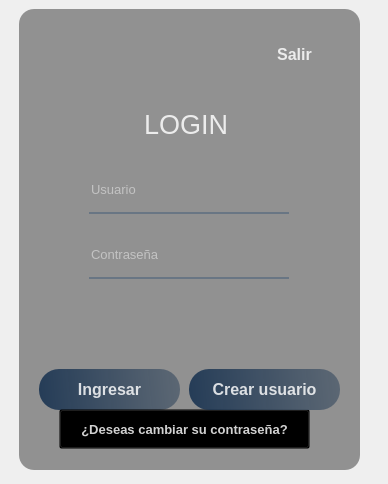
<?xml version="1.0" encoding="UTF-8"?>
<ui version="4.0">
 <class>MainWindow</class>
 <widget class="QMainWindow" name="MainWindow">
  <property name="geometry">
   <rect>
    <x>0</x>
    <y>0</y>
    <width>388</width>
    <height>484</height>
   </rect>
  </property>
  <property name="windowTitle">
   <string>MainWindow</string>
  </property>
  <widget class="QWidget" name="centralwidget">
   <layout class="QHBoxLayout" name="horizontalLayout">
    <item>
     <widget class="QWidget" name="widget" native="true">
      <property name="minimumSize">
       <size>
        <width>370</width>
        <height>0</height>
       </size>
      </property>
      <widget class="QLabel" name="label_2">
       <property name="geometry">
        <rect>
         <x>10</x>
         <y>0</y>
         <width>341</width>
         <height>461</height>
        </rect>
       </property>
       <property name="font">
        <font>
         <weight>75</weight>
         <italic>false</italic>
         <bold>true</bold>
        </font>
       </property>
       <property name="styleSheet">
        <string notr="true">background-color:rgba(0,0,0,100);
border-radius:15px;</string>
       </property>
       <property name="text">
        <string/>
       </property>
       <property name="wordWrap">
        <bool>false</bool>
       </property>
      </widget>
      <widget class="QLabel" name="label_3">
       <property name="geometry">
        <rect>
         <x>135</x>
         <y>95</y>
         <width>90</width>
         <height>40</height>
        </rect>
       </property>
       <property name="font">
        <font>
         <pointsize>20</pointsize>
        </font>
       </property>
       <property name="styleSheet">
        <string notr="true">color:rgba(255,255,255,210);</string>
       </property>
       <property name="text">
        <string>LOGIN</string>
       </property>
      </widget>
      <widget class="QLineEdit" name="user">
       <property name="geometry">
        <rect>
         <x>80</x>
         <y>165</y>
         <width>200</width>
         <height>40</height>
        </rect>
       </property>
       <property name="font">
        <font>
         <pointsize>10</pointsize>
        </font>
       </property>
       <property name="styleSheet">
        <string notr="true">background-color:rgba(0,0,0,0); 
border:none;
border-bottom:2px solid rgba(105,118,132,255);
color:rgba(255,255,255,230);
padding-bottom:7px;</string>
       </property>
       <property name="placeholderText">
        <string>Usuario</string>
       </property>
      </widget>
      <widget class="QLineEdit" name="password">
       <property name="geometry">
        <rect>
         <x>80</x>
         <y>230</y>
         <width>200</width>
         <height>40</height>
        </rect>
       </property>
       <property name="font">
        <font>
         <pointsize>10</pointsize>
        </font>
       </property>
       <property name="styleSheet">
        <string notr="true">background-color:rgba(0,0,0,0); 
border:none;
border-bottom:2px solid rgba(105,118,132,255);
color:rgba(255,255,255,230);
padding-bottom:7px;</string>
       </property>
       <property name="echoMode">
        <enum>QLineEdit::Password</enum>
       </property>
       <property name="placeholderText">
        <string>Contraseña</string>
       </property>
      </widget>
      <widget class="QPushButton" name="loginboton">
       <property name="geometry">
        <rect>
         <x>30</x>
         <y>360</y>
         <width>141</width>
         <height>41</height>
        </rect>
       </property>
       <property name="font">
        <font>
         <pointsize>12</pointsize>
         <weight>75</weight>
         <bold>true</bold>
        </font>
       </property>
       <property name="styleSheet">
        <string notr="true">QPushButton{
color:rgba(255,255,255,210);

border-radius:20px;
background-color: qlineargradient(spread:pad, x1:0, y1:0.505682 , x2:1 , y2:0.477,stop:0 rgba(20,47,78,219), stop:1 rgba(85,98,112,226));
}
QPushButton:hover{

color:rgba(255,255,255,210);

background-color: qlineargradient(spread:pad, x1:0, y1:0.505682 , x2:1 , y2:0.477,stop:0 rgba(128, 0, 255,219), stop:1 rgba(85,98,112,226));

}

</string>
       </property>
       <property name="text">
        <string>Ingresar</string>
       </property>
       <property name="icon">
        <iconset>
         <normaloff>ingresar.png</normaloff>ingresar.png</iconset>
       </property>
       <property name="iconSize">
        <size>
         <width>19</width>
         <height>18</height>
        </size>
       </property>
      </widget>
      <widget class="QLabel" name="label">
       <property name="geometry">
        <rect>
         <x>20</x>
         <y>10</y>
         <width>321</width>
         <height>441</height>
        </rect>
       </property>
       <property name="styleSheet">
        <string notr="true">

border-radius:20px;</string>
       </property>
       <property name="text">
        <string/>
       </property>
       <property name="textFormat">
        <enum>Qt::AutoText</enum>
       </property>
       <property name="pixmap">
        <pixmap>descargar.jpeg</pixmap>
       </property>
       <property name="scaledContents">
        <bool>true</bool>
       </property>
      </widget>
      <widget class="QPushButton" name="bt_salir">
       <property name="geometry">
        <rect>
         <x>240</x>
         <y>30</y>
         <width>91</width>
         <height>31</height>
        </rect>
       </property>
       <property name="font">
        <font>
         <pointsize>12</pointsize>
         <weight>75</weight>
         <bold>true</bold>
        </font>
       </property>
       <property name="cursor">
        <cursorShape>PointingHandCursor</cursorShape>
       </property>
       <property name="styleSheet">
        <string notr="true">QPushButton{
background-color:qlineargradient(spread:pad,x1:0,y1:0.505682, x2:1, y2:0.477 ,stop:0 rgba(72,61,139,219), stop:1 rgba(0,0,139,225));
color:rgba(255,255,255,210);
border-radius:15px;
background-color : rgba(0,0,0,0);
}
QPushButton:hover{
background-color: qlineargradient(spread:pad, x1:0, y1:0.505682 , x2:1 , y2:0.477,stop:0 rgba(128, 0, 255,219), stop:1 rgba(85,98,112,226));
}
QPushButton:pressed{
padding-left:5px;
padding-top:5px;

}</string>
       </property>
       <property name="text">
        <string>Salir</string>
       </property>
       <property name="icon">
        <iconset>
         <normaloff>cerrar-sesion.png</normaloff>cerrar-sesion.png</iconset>
       </property>
       <property name="iconSize">
        <size>
         <width>22</width>
         <height>21</height>
        </size>
       </property>
      </widget>
      <widget class="QPushButton" name="passwordboton">
       <property name="geometry">
        <rect>
         <x>50</x>
         <y>400</y>
         <width>251</width>
         <height>40</height>
        </rect>
       </property>
       <property name="font">
        <font>
         <pointsize>10</pointsize>
         <weight>75</weight>
         <bold>true</bold>
        </font>
       </property>
       <property name="styleSheet">
        <string notr="true">QPushButton{
color:rgba(255,255,255,210);


background-color: rgb(0,0,0,0);
}
QPushButton:hover{
color:rgba(123,104,238,210);
}



</string>
       </property>
       <property name="text">
        <string>¿Deseas cambiar su contraseña?</string>
       </property>
       <property name="icon">
        <iconset>
         <normaloff>../../../Downloads/entrar.png</normaloff>../../../Downloads/entrar.png</iconset>
       </property>
       <property name="iconSize">
        <size>
         <width>19</width>
         <height>18</height>
        </size>
       </property>
      </widget>
      <widget class="QPushButton" name="registroboton">
       <property name="geometry">
        <rect>
         <x>180</x>
         <y>360</y>
         <width>151</width>
         <height>41</height>
        </rect>
       </property>
       <property name="font">
        <font>
         <pointsize>12</pointsize>
         <weight>75</weight>
         <bold>true</bold>
        </font>
       </property>
       <property name="styleSheet">
        <string notr="true">QPushButton{
color:rgba(255,255,255,210);

border-radius:20px;
background-color: qlineargradient(spread:pad, x1:0, y1:0.505682 , x2:1 , y2:0.477,stop:0 rgba(20,47,78,219), stop:1 rgba(85,98,112,226));
}
QPushButton:hover{

color:rgba(255,255,255,210);

background-color: qlineargradient(spread:pad, x1:0, y1:0.505682 , x2:1 , y2:0.477,stop:0 rgba(128, 0, 255,219), stop:1 rgba(85,98,112,226));

}

</string>
       </property>
       <property name="text">
        <string>Crear usuario</string>
       </property>
       <property name="icon">
        <iconset>
         <normaloff>agregar-usuario.png</normaloff>agregar-usuario.png</iconset>
       </property>
       <property name="iconSize">
        <size>
         <width>19</width>
         <height>18</height>
        </size>
       </property>
      </widget>
      <widget class="QPushButton" name="bt_kirby">
       <property name="geometry">
        <rect>
         <x>30</x>
         <y>30</y>
         <width>91</width>
         <height>31</height>
        </rect>
       </property>
       <property name="font">
        <font>
         <pointsize>12</pointsize>
         <weight>75</weight>
         <bold>true</bold>
        </font>
       </property>
       <property name="cursor">
        <cursorShape>PointingHandCursor</cursorShape>
       </property>
       <property name="styleSheet">
        <string notr="true">QPushButton{
background-color:qlineargradient(spread:pad,x1:0,y1:0.505682, x2:1, y2:0.477 ,stop:0 rgba(72,61,139,219), stop:1 rgba(0,0,139,225));
color:rgba(255,255,255,210);
border-radius:15px;
background-color : rgba(0,0,0,0);
}

QPushButton:pressed{
padding-left:5px;
padding-top:5px;

}</string>
       </property>
       <property name="text">
        <string/>
       </property>
       <property name="icon">
        <iconset>
         <normaloff>imagen_2023-04-20_211258637-removebg-preview.ico</normaloff>imagen_2023-04-20_211258637-removebg-preview.ico</iconset>
       </property>
       <property name="iconSize">
        <size>
         <width>22</width>
         <height>21</height>
        </size>
       </property>
      </widget>
      <widget class="QLabel" name="Gif">
       <property name="geometry">
        <rect>
         <x>130</x>
         <y>270</y>
         <width>101</width>
         <height>91</height>
        </rect>
       </property>
       <property name="font">
        <font>
         <pointsize>13</pointsize>
        </font>
       </property>
       <property name="styleSheet">
        <string notr="true">color:rgba(255,255,255,210);
border-radius:50% ;

</string>
       </property>
       <property name="text">
        <string/>
       </property>
       <property name="scaledContents">
        <bool>true</bool>
       </property>
      </widget>
      <zorder>label</zorder>
      <zorder>label_2</zorder>
      <zorder>label_3</zorder>
      <zorder>user</zorder>
      <zorder>password</zorder>
      <zorder>loginboton</zorder>
      <zorder>bt_salir</zorder>
      <zorder>passwordboton</zorder>
      <zorder>registroboton</zorder>
      <zorder>bt_kirby</zorder>
      <zorder>Gif</zorder>
     </widget>
    </item>
   </layout>
  </widget>
 </widget>
 <resources>
  <include location="../programa/res.qrc"/>
 </resources>
 <connections/>
</ui>
